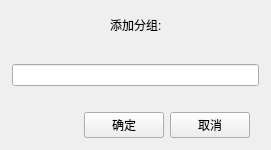
<?xml version="1.0" encoding="UTF-8"?>
<ui version="4.0">
 <class>CreateFriendgrouping</class>
 <widget class="QWidget" name="CreateFriendgrouping">
  <property name="geometry">
   <rect>
    <x>0</x>
    <y>0</y>
    <width>271</width>
    <height>150</height>
   </rect>
  </property>
  <property name="windowTitle">
   <string>创建分组</string>
  </property>
  <layout class="QHBoxLayout" name="horizontalLayout_5" stretch="1,20,1">
   <property name="spacing">
    <number>0</number>
   </property>
   <property name="leftMargin">
    <number>0</number>
   </property>
   <property name="topMargin">
    <number>0</number>
   </property>
   <property name="rightMargin">
    <number>0</number>
   </property>
   <property name="bottomMargin">
    <number>0</number>
   </property>
   <item>
    <widget class="QWidget" name="widget_6" native="true"/>
   </item>
   <item>
    <widget class="QWidget" name="widget_5" native="true">
     <layout class="QVBoxLayout" name="verticalLayout">
      <property name="spacing">
       <number>0</number>
      </property>
      <property name="leftMargin">
       <number>0</number>
      </property>
      <property name="topMargin">
       <number>0</number>
      </property>
      <property name="rightMargin">
       <number>0</number>
      </property>
      <property name="bottomMargin">
       <number>0</number>
      </property>
      <item>
       <widget class="QWidget" name="widget" native="true">
        <layout class="QHBoxLayout" name="horizontalLayout">
         <item>
          <spacer name="horizontalSpacer_3">
           <property name="orientation">
            <enum>Qt::Horizontal</enum>
           </property>
           <property name="sizeHint" stdset="0">
            <size>
             <width>40</width>
             <height>20</height>
            </size>
           </property>
          </spacer>
         </item>
         <item>
          <widget class="QLabel" name="label">
           <property name="text">
            <string>添加分组:</string>
           </property>
          </widget>
         </item>
         <item>
          <spacer name="horizontalSpacer">
           <property name="orientation">
            <enum>Qt::Horizontal</enum>
           </property>
           <property name="sizeHint" stdset="0">
            <size>
             <width>40</width>
             <height>20</height>
            </size>
           </property>
          </spacer>
         </item>
        </layout>
       </widget>
      </item>
      <item>
       <widget class="QWidget" name="widget_2" native="true">
        <layout class="QHBoxLayout" name="horizontalLayout_2">
         <property name="spacing">
          <number>0</number>
         </property>
         <property name="leftMargin">
          <number>0</number>
         </property>
         <property name="topMargin">
          <number>0</number>
         </property>
         <property name="rightMargin">
          <number>0</number>
         </property>
         <property name="bottomMargin">
          <number>0</number>
         </property>
         <item>
          <widget class="QLineEdit" name="groupingEdit">
           <property name="maximumSize">
            <size>
             <width>16777215</width>
             <height>16777215</height>
            </size>
           </property>
          </widget>
         </item>
        </layout>
       </widget>
      </item>
      <item>
       <widget class="QWidget" name="widget_4" native="true">
        <layout class="QHBoxLayout" name="horizontalLayout_4" stretch="1,1">
         <property name="spacing">
          <number>0</number>
         </property>
         <property name="leftMargin">
          <number>0</number>
         </property>
         <property name="topMargin">
          <number>0</number>
         </property>
         <property name="rightMargin">
          <number>0</number>
         </property>
         <property name="bottomMargin">
          <number>0</number>
         </property>
         <item>
          <spacer name="horizontalSpacer_2">
           <property name="orientation">
            <enum>Qt::Horizontal</enum>
           </property>
           <property name="sizeHint" stdset="0">
            <size>
             <width>70</width>
             <height>20</height>
            </size>
           </property>
          </spacer>
         </item>
         <item>
          <widget class="QWidget" name="widget_3" native="true">
           <layout class="QHBoxLayout" name="horizontalLayout_3">
            <item>
             <widget class="QPushButton" name="createBtn">
              <property name="text">
               <string>确定</string>
              </property>
             </widget>
            </item>
            <item>
             <widget class="QPushButton" name="cancelBtn">
              <property name="text">
               <string>取消</string>
              </property>
             </widget>
            </item>
           </layout>
          </widget>
         </item>
        </layout>
       </widget>
      </item>
     </layout>
    </widget>
   </item>
   <item>
    <widget class="QWidget" name="widget_7" native="true"/>
   </item>
  </layout>
 </widget>
 <resources/>
 <connections/>
</ui>
